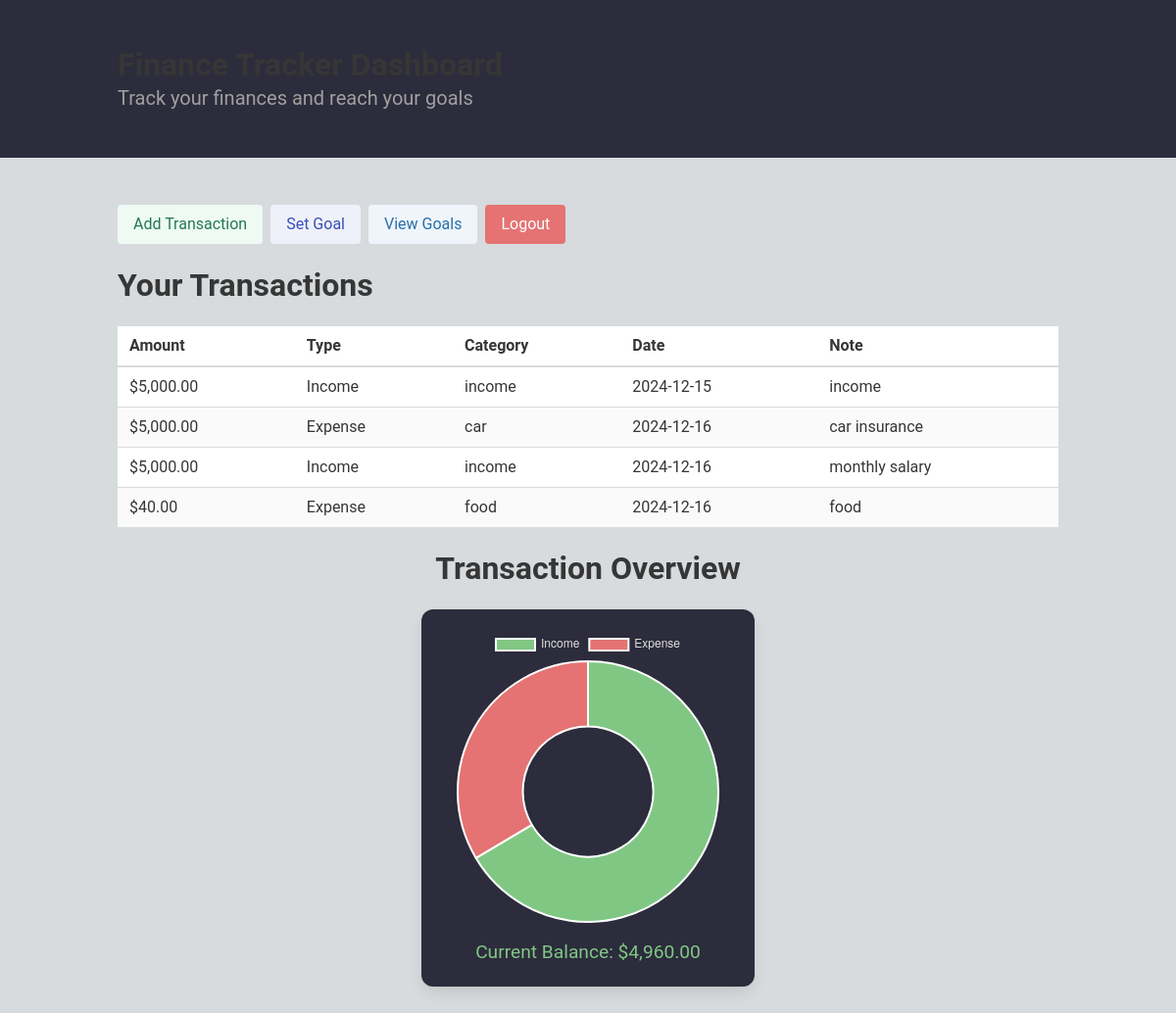
Page /dashboard (signed in) on the committed database.
### app.py (models this page shows)
class Transaction(db.Model):
    id = db.Column(db.Integer, primary_key=True)
    amount = db.Column(db.Float, nullable=False)
    type = db.Column(db.String(10), nullable=False)  # 'income' or 'expense'
    category = db.Column(db.String(50), nullable=False)
    date = db.Column(db.Date, nullable=False)
    note = db.Column(db.String(200))
    user_id = db.Column(db.Integer, db.ForeignKey('user.id'), nullable=False)

### app.py (the view)
@app.route('/dashboard')
def dashboard():
    if 'user_id' not in session:
        flash('Please log in to access this page.', 'danger')
        return redirect(url_for('login'))
    user = User.query.get(session['user_id'])
    if not user:
        flash('User not found. Please log in again.', 'danger')
        return redirect(url_for('login'))
    transactions = Transaction.query.filter_by(user_id=user.id).all()
    income_data = [transaction.amount for transaction in transactions if transaction.type == 'income']
    expense_data = [transaction.amount for transaction in transactions if transaction.type == 'expense']
    current_balance = sum(income_data) - sum(expense_data)
    static_folder = os.path.join(os.getcwd(), 'static')
    if not os.path.exists(static_folder):
        os.makedirs(static_folder)
    chart_path = os.path.join(static_folder, 'chart.png')
    if transactions:  # Only generate the chart if there are transactions
        labels = ['Income', 'Expense']
        sizes = [sum(income_data), sum(expense_data)]
        colors = ['#4caf50', '#f44336']  # Green for income, red for expense
        explode = (0.1, 0)  # Slightly "explode" the income slice
        plt.figure(figsize=(6, 4))
        plt.pie(sizes, labels=labels, colors=colors, explode=explode, autopct='%1.1f%%',
                shadow=True, startangle=140)
        plt.title('Transaction Overview')
        plt.tight_layout()
        plt.savefig(chart_path)
        plt.close()
    return render_template(
        'dashboard.html',
        transactions=transactions,
        income_data=income_data,  # For potential chart customization
        expense_data=expense_data,  # For potential chart customization
        current_balance=current_balance  # For display in the template
    )

### templates/dashboard.html (shortened to what this page needs)
<!DOCTYPE html>
<html lang="en">
<head>
    <link rel="stylesheet" href="https://cdnjs.cloudflare.com/ajax/libs/bulma/0.9.4/css/bulma.min.css">
    <link rel="stylesheet" href="../style/style.css">
</head>
<body>
    <section class="hero">
        <div class="hero-body">
            <div class="container">
                <h1 class="title">Finance Tracker Dashboard</h1>
                <h2 class="subtitle">Track your finances and reach your goals</h2>
            </div>
        </div>
    </section>
    <section class="section">
        <div class="container">
            <div class="buttons">
                    <a href="/add-transaction" class="button is-success is-light">Add Transaction</a>
                    <a href="/set-goal" class="button is-link is-light">Set Goal</a>
                    <a href="{{ url_for('goals_viewer') }}" class="button is-info is-light">View Goals</a>
                    <a href="{{ url_for('logout') }}" class="button is-danger">Logout</a>
            </div>
            <h2 class="title">Your Transactions</h2>
            {% if transactions %}
                <table class="table is-fullwidth is-striped">
                    <thead>
                        <tr>
                            <th>Amount</th>
                            <th>Type</th>
                            <th>Category</th>
                            <th>Date</th>
                            <th>Note</th>
                        </tr>
                    </thead>
                    <tbody>
                        {% for transaction in transactions %}
                        <tr>
                            <td>
                                ${{ "{:,.2f}".format(transaction.amount) }}
                            </td>
                            <td>{{ transaction.type.capitalize() }}</td>
                            <td>{{ transaction.category }}</td>
                            <td>{{ transaction.date.strftime('%Y-%m-%d') }}</td>
                            <td>{{ transaction.note }}</td>
                        </tr>
                        {% endfor %}
                    </tbody>
                </table>
            {% else %}
                <p>No transactions found.</p>
            {% endif %}
            <h2 class="title has-text-centered">Transaction Overview</h2>
            <div class="is-flex is-justify-content-center">
                <div class="box">
                    <canvas id="transactionChart" style="max-width: 300px;"></canvas>
                    <p class="has-text-centered current-balance">
                        Current Balance: ${{ "{:,.2f}".format(current_balance) }}
                    </p>
                </div>
    </section>
    <script>
        const incomeData = {{ income_data | tojson }};
        const expenseData = {{ expense_data | tojson }};
        const totalIncome = incomeData.reduce((a, b) => a + b, 0);
        const totalExpense = expenseData.reduce((a, b) => a + b, 0);
        const ctx = document.getElementById('transactionChart').getContext('2d');
        new Chart(ctx, {
            type: 'doughnut',
            data: {
                labels: ['Income', 'Expense'],
                datasets: [{
                    data: [totalIncome, totalExpense],
                    backgroundColor: ['#81C784', '#E57373']
                }]
            },
            options: {
                plugins: {
                    legend: {
                        labels: { color: '#E0E0E0' }
                    }
                },
                cutout: '50%'
            }
        });
    </script>
</body>
</html>

### templates/dashboard.html (style rules this page uses)
body { background-color: #d7dbdd; color: #E0E0E0; font-family: 'Roboto', sans-serif; }
.hero { background-color: #2C2C3C; color: #F0F0F0; }
.subtitle { color: #A0A0A0; }
.button.is-success { background-color: #4DB6AC; border: none; }
.button.is-link { background-color: #9575CD; border: none; }
.button.is-danger { background-color: #E57373; border: none; }
.button.is-info { background-color: #64B5F6; border: none; }
.box { background-color: #2C2C3C; border-radius: 12px; }
.current-balance { color: #81C784; font-size: 1.2rem; margin-top: 1rem; }

### rows in the picture
Transaction: amount "5,000.00"
Transaction: amount "5,000.00"
Transaction: amount "5,000.00"
Transaction: amount "40.00"

### other values in the picture
{{ "{:,.2f}".format(current_balance) }} "4,960.00"
chart data {{ income_data | tojson }} [5000.0, 5000.0]
chart data {{ expense_data | tojson }} [5000.0, 40.0]
